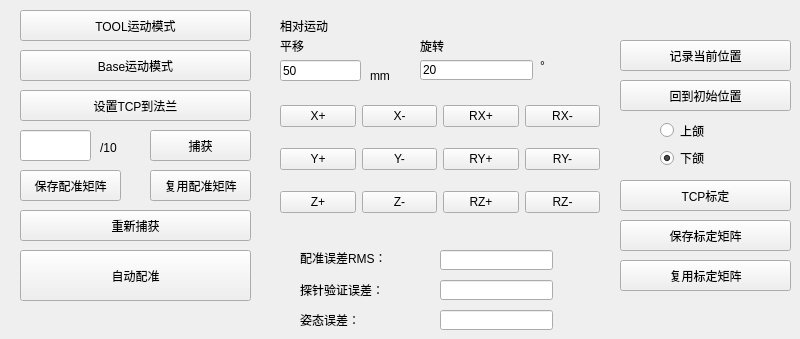
     <widget class="QWidget" name="RobotRegistration">
      <attribute name="title">
       <string>机械臂配准</string>
      </attribute>
      <widget class="QPushButton" name="pushButton_ToolMotion">
       <property name="geometry">
        <rect>
         <x>20</x>
         <y>10</y>
         <width>231</width>
         <height>31</height>
        </rect>
       </property>
       <property name="text">
        <string>TOOL运动模式</string>
       </property>
      </widget>
      <widget class="QPushButton" name="pushButton_BaseMotion">
       <property name="geometry">
        <rect>
         <x>20</x>
         <y>50</y>
         <width>231</width>
         <height>31</height>
        </rect>
       </property>
       <property name="text">
        <string>Base运动模式</string>
       </property>
      </widget>
      <widget class="QPushButton" name="pushButton_SetTCPtoFlange">
       <property name="geometry">
        <rect>
         <x>20</x>
         <y>90</y>
         <width>231</width>
         <height>31</height>
        </rect>
       </property>
       <property name="text">
        <string>设置TCP到法兰</string>
       </property>
      </widget>
      <widget class="QPushButton" name="pushButton_CaptureRobot">
       <property name="geometry">
        <rect>
         <x>150</x>
         <y>130</y>
         <width>101</width>
         <height>31</height>
        </rect>
       </property>
       <property name="text">
        <string>捕获</string>
       </property>
      </widget>
      <widget class="QLineEdit" name="lineEdit_NumOfRobotPose">
       <property name="geometry">
        <rect>
         <x>20</x>
         <y>130</y>
         <width>71</width>
         <height>31</height>
        </rect>
       </property>
      </widget>
      <widget class="QLabel" name="label_AllPose">
       <property name="geometry">
        <rect>
         <x>100</x>
         <y>140</y>
         <width>54</width>
         <height>16</height>
        </rect>
       </property>
       <property name="text">
        <string>/10</string>
       </property>
      </widget>
      <widget class="QPushButton" name="pushButton_SaveRobotMatrix">
       <property name="geometry">
        <rect>
         <x>20</x>
         <y>170</y>
         <width>101</width>
         <height>31</height>
        </rect>
       </property>
       <property name="text">
        <string>保存配准矩阵</string>
       </property>
      </widget>
      <widget class="QPushButton" name="pushButton_ReuseRobotMatrix">
       <property name="geometry">
        <rect>
         <x>150</x>
         <y>170</y>
         <width>101</width>
         <height>31</height>
        </rect>
       </property>
       <property name="text">
        <string>复用配准矩阵</string>
       </property>
      </widget>
      <widget class="QPushButton" name="pushButton_ReCaptureRobot">
       <property name="geometry">
        <rect>
         <x>20</x>
         <y>210</y>
         <width>231</width>
         <height>31</height>
        </rect>
       </property>
       <property name="text">
        <string>重新捕获</string>
       </property>
      </widget>
      <widget class="QLabel" name="label_RelativeMotion">
       <property name="geometry">
        <rect>
         <x>280</x>
         <y>16</y>
         <width>51</width>
         <height>20</height>
        </rect>
       </property>
       <property name="text">
        <string>相对运动</string>
       </property>
      </widget>
      <widget class="QLabel" name="label_Translate">
       <property name="geometry">
        <rect>
         <x>280</x>
         <y>40</y>
         <width>54</width>
         <height>12</height>
        </rect>
       </property>
       <property name="text">
        <string>平移</string>
       </property>
      </widget>
      <widget class="QLineEdit" name="lineEdit_Translate">
       <property name="geometry">
        <rect>
         <x>280</x>
         <y>60</y>
         <width>81</width>
         <height>21</height>
        </rect>
       </property>
       <property name="text">
        <string>50</string>
       </property>
      </widget>
      <widget class="QLabel" name="label_mm">
       <property name="geometry">
        <rect>
         <x>370</x>
         <y>70</y>
         <width>54</width>
         <height>12</height>
        </rect>
       </property>
       <property name="text">
        <string>mm</string>
       </property>
      </widget>
      <widget class="QLabel" name="label_degree">
       <property name="geometry">
        <rect>
         <x>540</x>
         <y>60</y>
         <width>54</width>
         <height>12</height>
        </rect>
       </property>
       <property name="text">
        <string>°</string>
       </property>
      </widget>
      <widget class="QWidget" name="layoutWidget_5">
       <property name="geometry">
        <rect>
         <x>280</x>
         <y>90</y>
         <width>320</width>
         <height>141</height>
        </rect>
       </property>
       <layout class="QGridLayout" name="gridLayout_RelativeMotion">
        <item row="3" column="4">
         <widget class="QPushButton" name="pushButton_ryp">
          <property name="text">
           <string>RY+</string>
          </property>
         </widget>
        </item>
        <item row="3" column="5">
         <widget class="QPushButton" name="pushButton_rym">
          <property name="text">
           <string>RY-</string>
          </property>
         </widget>
        </item>
        <item row="3" column="3">
         <widget class="QPushButton" name="pushButton_ym">
          <property name="text">
           <string>Y-</string>
          </property>
         </widget>
        </item>
        <item row="1" column="5">
         <widget class="QPushButton" name="pushButton_rxm">
          <property name="text">
           <string>RX-</string>
          </property>
         </widget>
        </item>
        <item row="1" column="4">
         <widget class="QPushButton" name="pushButton_rxp">
          <property name="text">
           <string>RX+</string>
          </property>
         </widget>
        </item>
        <item row="3" column="2">
         <widget class="QPushButton" name="pushButton_yp">
          <property name="text">
           <string>Y+</string>
          </property>
         </widget>
        </item>
        <item row="4" column="5">
         <widget class="QPushButton" name="pushButton_rzm">
          <property name="text">
           <string>RZ-</string>
          </property>
         </widget>
        </item>
        <item row="4" column="2">
         <widget class="QPushButton" name="pushButton_zp">
          <property name="text">
           <string>Z+</string>
          </property>
         </widget>
        </item>
        <item row="4" column="3">
         <widget class="QPushButton" name="pushButton_zm">
          <property name="text">
           <string>Z-</string>
          </property>
         </widget>
        </item>
        <item row="1" column="2">
         <widget class="QPushButton" name="pushButton_xp">
          <property name="text">
           <string>X+</string>
          </property>
         </widget>
        </item>
        <item row="4" column="4">
         <widget class="QPushButton" name="pushButton_rzp">
          <property name="text">
           <string>RZ+</string>
          </property>
         </widget>
        </item>
        <item row="1" column="3">
         <widget class="QPushButton" name="pushButton_xm">
          <property name="text">
           <string>X-</string>
          </property>
         </widget>
        </item>
       </layout>
      </widget>
      <widget class="QLineEdit" name="lineEdit_Rotate">
       <property name="geometry">
        <rect>
         <x>420</x>
         <y>60</y>
         <width>113</width>
         <height>20</height>
        </rect>
       </property>
       <property name="text">
        <string>20</string>
       </property>
      </widget>
      <widget class="QLabel" name="label_Rotate">
       <property name="geometry">
        <rect>
         <x>420</x>
         <y>40</y>
         <width>54</width>
         <height>12</height>
        </rect>
       </property>
       <property name="text">
        <string>旋转</string>
       </property>
      </widget>
      <widget class="QPushButton" name="pushButton_DemarcateTCP">
       <property name="geometry">
        <rect>
         <x>620</x>
         <y>180</y>
         <width>171</width>
         <height>31</height>
        </rect>
       </property>
       <property name="text">
        <string>TCP标定</string>
       </property>
      </widget>
      <widget class="QPushButton" name="pushButton_SaveTCPMatrix">
       <property name="geometry">
        <rect>
         <x>620</x>
         <y>220</y>
         <width>171</width>
         <height>31</height>
        </rect>
       </property>
       <property name="text">
        <string>保存标定矩阵</string>
       </property>
      </widget>
      <widget class="QPushButton" name="pushButton_ReuseTCPMatrix">
       <property name="geometry">
        <rect>
         <x>620</x>
         <y>260</y>
         <width>171</width>
         <height>31</height>
        </rect>
       </property>
       <property name="text">
        <string>复用标定矩阵</string>
       </property>
      </widget>
      <widget class="QPushButton" name="pushButton_RecordInitPosition">
       <property name="geometry">
        <rect>
         <x>620</x>
         <y>40</y>
         <width>171</width>
         <height>31</height>
        </rect>
       </property>
       <property name="text">
        <string>记录当前位置</string>
       </property>
      </widget>
      <widget class="QPushButton" name="pushButton_GotoInitPosition">
       <property name="geometry">
        <rect>
         <x>620</x>
         <y>80</y>
         <width>171</width>
         <height>31</height>
        </rect>
       </property>
       <property name="text">
        <string>回到初始位置</string>
       </property>
      </widget>
      <widget class="QPushButton" name="pushButton_AutoCaptureRobot">
       <property name="geometry">
        <rect>
         <x>20</x>
         <y>250</y>
         <width>231</width>
         <height>51</height>
        </rect>
       </property>
       <property name="text">
        <string>自动配准</string>
       </property>
      </widget>
      <widget class="QRadioButton" name="radioButton_maxilla">
       <property name="geometry">
        <rect>
         <x>660</x>
         <y>120</y>
         <width>101</width>
         <height>21</height>
        </rect>
       </property>
       <property name="text">
        <string>上颌</string>
       </property>
       <property name="checked">
        <bool>false</bool>
       </property>
      </widget>
      <widget class="QRadioButton" name="radioButton_mandible">
       <property name="geometry">
        <rect>
         <x>660</x>
         <y>150</y>
         <width>89</width>
         <height>16</height>
        </rect>
       </property>
       <property name="text">
        <string>下颌</string>
       </property>
       <property name="checked">
        <bool>true</bool>
       </property>
      </widget>
      <widget class="QLineEdit" name="lineEdit_RobotRMS">
       <property name="geometry">
        <rect>
         <x>440</x>
         <y>250</y>
         <width>113</width>
         <height>20</height>
        </rect>
       </property>
      </widget>
      <widget class="QLabel" name="label_RobotRMS">
       <property name="geometry">
        <rect>
         <x>300</x>
         <y>250</y>
         <width>151</width>
         <height>16</height>
        </rect>
       </property>
       <property name="text">
        <string>配准误差RMS：</string>
       </property>
      </widget>
      <widget class="QLabel" name="label_ProbeRobotRMS">
       <property name="geometry">
        <rect>
         <x>300</x>
         <y>280</y>
         <width>91</width>
         <height>20</height>
        </rect>
       </property>
       <property name="text">
        <string>探针验证误差：</string>
       </property>
      </widget>
      <widget class="QLabel" name="label_RobotPostureRMS">
       <property name="geometry">
        <rect>
         <x>300</x>
         <y>310</y>
         <width>71</width>
         <height>20</height>
        </rect>
       </property>
       <property name="text">
        <string>姿态误差：</string>
       </property>
      </widget>
      <widget class="QLineEdit" name="lineEdit_ProbeRobotRMS">
       <property name="geometry">
        <rect>
         <x>440</x>
         <y>280</y>
         <width>113</width>
         <height>20</height>
        </rect>
       </property>
      </widget>
      <widget class="QLineEdit" name="lineEdit_RobotPostureRMS">
       <property name="geometry">
        <rect>
         <x>440</x>
         <y>310</y>
         <width>113</width>
         <height>20</height>
        </rect>
       </property>
      </widget>
     </widget>
